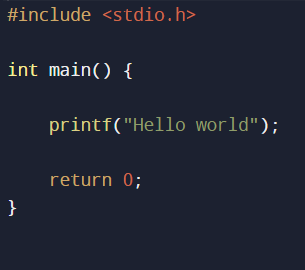
#> input picture temp_image.jpg, 305 x 270 px
$ python -i backend.py   (imports and definitions only)
#> lines starting #> are read from the running program, lines starting #| are printed output that depends on the picture; after the words box and inside, x2 and y2 are one past the last pixel; in counts of white or black regions, pixels touching at a corner belong together
import cv2
import pytesseract


class OCRProcessor:
    def __init__(self):
        # Your OCR initialization code here
        pass

    def perform_ocr(self,img_path):
#> called with img_path = 'temp_image.jpg'
        pytesseract.pytesseract.tesseract_cmd = r'C:\Program Files\Tesseract-OCR\tesseract.exe'
        img = cv2.imread(img_path)
#> img is the input picture: shape (270, 305, 3); mean B, G, R 50, 36.5, 32.4
        # Read image from which text needs to be extracted
        gray = cv2.cvtColor(img, cv2.COLOR_BGR2GRAY)
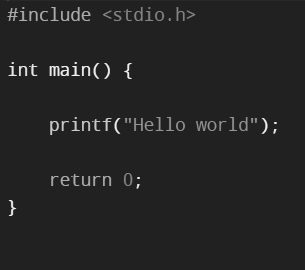
#> gray: shape (270, 305); min 33, max 238, mean 36.6
        # Convert the image to gray scale

        # Denoise the image using Gaussian blur
        gray = cv2.GaussianBlur(gray, (5, 5), 0)
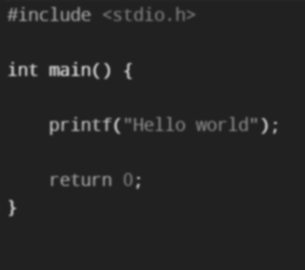
#> gray: shape (270, 305); min 33, max 182, mean 36.6

        # Performing adaptive thresholding for better binarization
        thresh = cv2.adaptiveThreshold(gray, 255, cv2.ADAPTIVE_THRESH_GAUSSIAN_C, cv2.THRESH_BINARY, 11, 2)
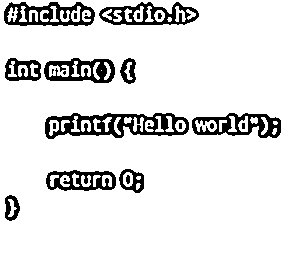
#> thresh: shape (270, 305); 89.9% white; 24 black regions (11 under 20 px)

        # Specify structure shape and kernel size for morphological operations
        rect_kernel = cv2.getStructuringElement(cv2.MORPH_RECT, (18, 18))

        # Applying dilation on the threshold image
        dilation = cv2.dilate(thresh, rect_kernel, iterations=1)
#> dilation: shape (270, 305); every value is 255

        # Finding contours
        contours, hierarchy = cv2.findContours(dilation, cv2.RETR_EXTERNAL, cv2.CHAIN_APPROX_NONE)
#> contours = 1 contour; box (x1, y1, x2, y2) and area: (0, 0, 305, 270) 81776

        # Creating a copy of the image
        im2 = img.copy()

        # A text file is created and flushed
        file = open("recognized.txt", "w+")
        file.write("")
        file.close()

        # Looping through the identified contours
        # Then rectangular part is cropped and passed on
        # to pytesseract for extracting text from it
        # Extracted text is then written into the text file
        for cnt in contours:
            x, y, w, h = cv2.boundingRect(cnt)

            # Drawing a rectangle on the copied image
            rect = cv2.rectangle(im2, (x, y), (x + w, y + h), (0, 255, 0), 2)

            # Cropping the text block for giving input to OCR
            cropped = im2[y:y + h, x:x + w]

            # Open the file in append mode
            file = open("recognized.txt", "a")

            # Apply OCR on the cropped image
            text = pytesseract.image_to_string(cropped)

            # Appending the text into the file
            file.write(text)
            file.write("\n")

            # Close the file
            file.close()
#> this loop made 1 pass
#> pass 1, in perform_ocr, `rect = cv2.rectangle(im2, (x, y), (x + w, y + h), (0, 255, 0), 2)`:
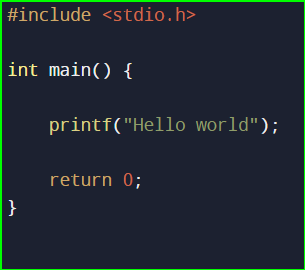
#> rect: shape (270, 305, 3); mean B, G, R 49, 41.1, 31.8

        # Output a message when processing is complete
        print("Text extraction complete. The extracted text is saved in 'recognized.txt'")
        return text

#> (the run stopped early here; a loop or call above may not have finished)

$ run again, on imj.png
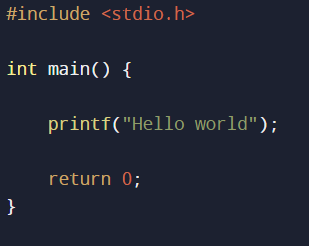
#> input picture imj.png, 309 x 246 px
#> in perform_ocr, img is the input picture: shape (246, 309, 3); mean B, G, R 50.1, 36.8, 32.7
#> in perform_ocr, `thresh = cv2.adaptiveThreshold(gray, 255, cv2.ADAPTIVE_THRESH_GAUSSIAN..`:
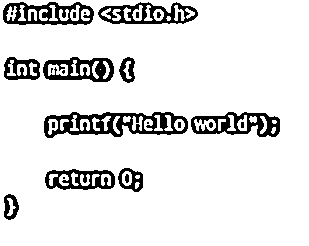
#> thresh: shape (246, 309); 89.1% white; 24 black regions (11 under 20 px)
#> dilation: shape (246, 309); every value is 255
#> contours = 1 contour; box (x1, y1, x2, y2) and area: (0, 0, 309, 246) 75460
#> the loop in perform_ocr, `for cnt in contours:` made 1 pass
#> pass 1, in perform_ocr, `rect = cv2.rectangle(im2, (x, y), (x + w, y + h), (0, 255, 0), 2)`:
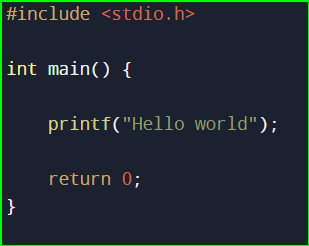
#> rect: shape (246, 309, 3); mean B, G, R 49.1, 41.6, 32.1
